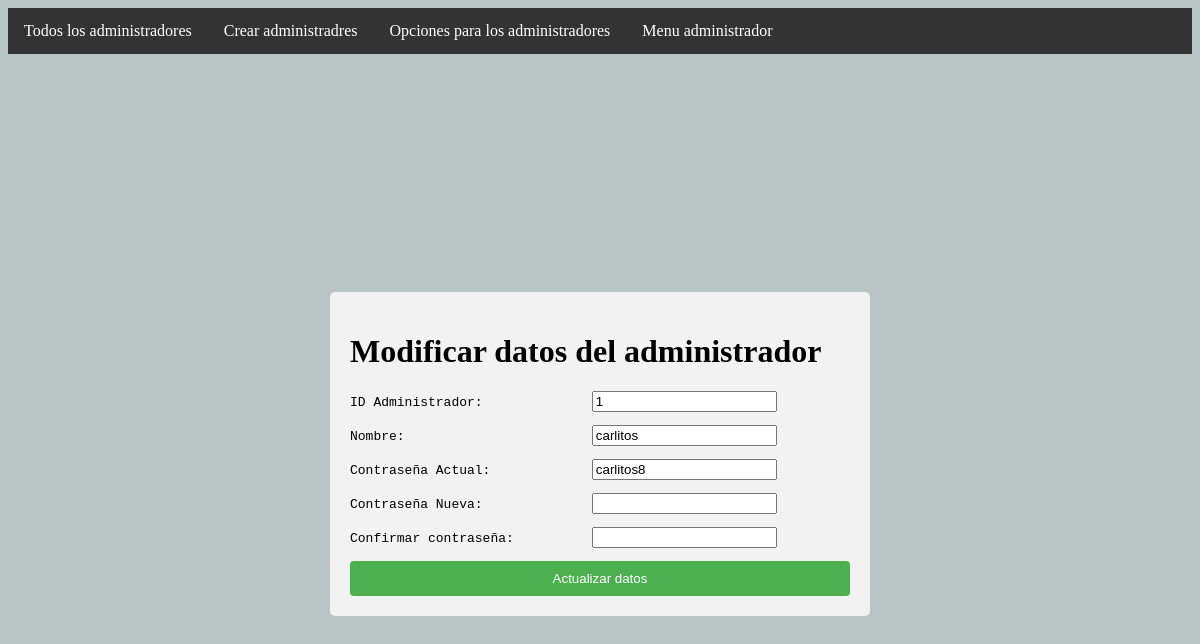
/admindjango/encontrar_admin/1, run on the app's committed database.
### admin_botilleria/models.py (models this page shows, shortened)
class Admin_django(models.Model):
    id_admin = models.AutoField(primary_key=True)
    nombre_admin = models.CharField(max_length=40, null=False)
    contrasena_admin = models.CharField(max_length=30, null=False)

### admin_botilleria/views.py (the view)
# urls.py: path('admindjango/encontrar_admin/<str:pk>',views.encontrar_admin, name='encontrar_admin'),
def encontrar_admin(request, pk):
    if pk != " ":
        admin_dj = Admin_django.objects.get(id_admin=pk)
        context={'admin_dj':admin_dj}
    if admin_dj:
        return render(request,'html/admindjango/modificar_admin.html',context)
    else:
        context={'mensaje':'❌ Error, id de la imagen no encontrada'}
        return render(request,'html/admindjango/admin_opc_admin.html',context)

### admin_botilleria/templates/html/admindjango/modificar_admin.html (shortened to what this page needs)
{% load static %}
<!DOCTYPE html>
<html lang="en">
<head>
    <link rel="stylesheet" href="{% static 'CSS/modificar_producto.css' %}">
</head>
<body>
    <nav>
        <ul>
            <li><a href="{% url 'total_administradores' %}">Todos los administradores</a></li>
            <li><a href="{% url 'crear_admin' %}">Crear administradres</a></li>
            <li><a href="{% url 'admin_opc_admin' %}">Opciones para los administradores</a></li>
            <li><a href="{% url 'base_admin' %}">Menu administrador</a></li>
        </ul>
    </nav>
    <div class="container">
        <div class="formulario">
            <h1>Modificar datos del administrador</h1>
            <form action="{% url 'modificar_admin' %}" method="post" enctype="multipart/form-data">
                <pre>ID Administrador:              <input type="text" name="id_admin" value="{{ admin_dj.id_admin }}" readonly></pre>
                <pre>Nombre:                        <input type="text" name="nombre_admin" value="{{ admin_dj.nombre_admin }}"></pre>
                <pre>Contraseña Actual:             <input type="text" name="contrasena_admin" value="{{ admin_dj.contrasena_admin }}" readonly></pre>
                <pre>Contraseña Nueva:              <input type="text" name="contrasena_nueva1"></pre>
                <pre>Confirmar contraseña:          <input type="text" name="contrasena_nueva2"></pre>
                <input type="submit" name="opcion" value="Actualizar datos">
                {% if admin_dj %}
            </form>
            {% endif %}
        </div>
    </div>
</body>
</html>

### admin_botilleria/static/CSS/modificar_producto.css (style rules this page uses)
body { background-color:#b9c4c5; }
.container { display: flex; justify-content: center; align-items: center; height: 100vh; }
.formulario { width: 500px; padding: 20px; background-color: #f2f2f2; border-radius: 5px; }
.formulario input[type="submit"] { width: 100%; padding: 10px; background-color: #4caf50; color: white; border: none; border-radius: 4px; cursor: pointer; }
nav ul { list-style-type: none; margin: 0; padding: 0; overflow: hidden; background-color: #333; }
nav ul li { float: left; }
nav ul li a { display: block; color: white; text-align: center; padding: 14px 16px; text-decoration: none; }

### data on the page
Admin_django: id_admin "1", nombre_admin "carlitos", contrasena_admin "carlitos8"
